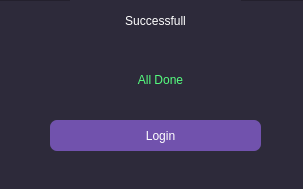
<?xml version="1.0" encoding="UTF-8"?>
<ui version="4.0">
 <class>Dialog</class>
 <widget class="QDialog" name="Dialog">
  <property name="geometry">
   <rect>
    <x>0</x>
    <y>0</y>
    <width>303</width>
    <height>189</height>
   </rect>
  </property>
  <property name="windowTitle">
   <string>Dialog</string>
  </property>
  <widget class="QFrame" name="frame">
   <property name="geometry">
    <rect>
     <x>-10</x>
     <y>0</y>
     <width>321</width>
     <height>201</height>
    </rect>
   </property>
   <property name="styleSheet">
    <string notr="true">background-color: rgb(45, 42, 58);</string>
   </property>
   <property name="frameShape">
    <enum>QFrame::StyledPanel</enum>
   </property>
   <property name="frameShadow">
    <enum>QFrame::Raised</enum>
   </property>
   <widget class="QLabel" name="localtitle2_2">
    <property name="geometry">
     <rect>
      <x>80</x>
      <y>0</y>
      <width>171</width>
      <height>41</height>
     </rect>
    </property>
    <property name="styleSheet">
     <string notr="true">color: rgb(255, 255, 255);
font: 75 19pt &quot;Nimbus Sans D OT&quot;;</string>
    </property>
    <property name="text">
     <string>Successfull</string>
    </property>
    <property name="alignment">
     <set>Qt::AlignCenter</set>
    </property>
   </widget>
   <widget class="QLabel" name="name_2">
    <property name="geometry">
     <rect>
      <x>70</x>
      <y>70</y>
      <width>201</width>
      <height>20</height>
     </rect>
    </property>
    <property name="styleSheet">
     <string notr="true">color: rgb(85, 255, 127);
font: 25 9pt &quot;Nimbus Sans D OT Light&quot;;</string>
    </property>
    <property name="text">
     <string>All Done</string>
    </property>
    <property name="alignment">
     <set>Qt::AlignCenter</set>
    </property>
   </widget>
   <widget class="QPushButton" name="loin">
    <property name="geometry">
     <rect>
      <x>60</x>
      <y>120</y>
      <width>211</width>
      <height>31</height>
     </rect>
    </property>
    <property name="styleSheet">
     <string notr="true">QPushButton{
background-color: rgb(113, 82, 173);
border-radius: 7px;
border: 0px;
color: rgb(255, 255, 255);
padding-left: 10px;}
QPushButton:hover{
background-color: rgb(225, 225, 225);
	color: rgb(172, 172, 172);
}</string>
    </property>
    <property name="text">
     <string>Login</string>
    </property>
   </widget>
  </widget>
 </widget>
 <resources>
  <include location="../ui/uielement.qrc"/>
 </resources>
 <connections/>
</ui>
